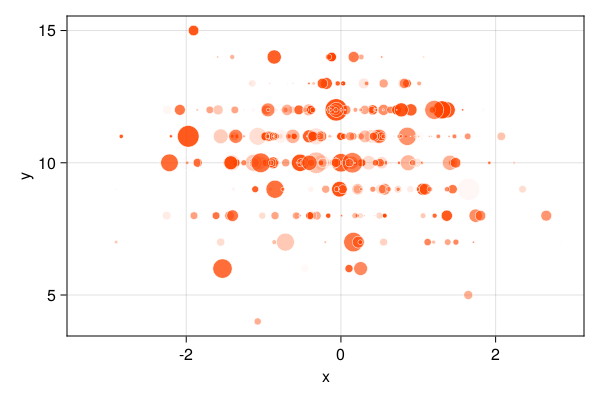

Generate this figure with Julia:
using CairoMakie, Distributions
using Random
Random.seed!(1234)
d = Normal()
b = Binomial(15, 0.7)
n = 350
scatter(rand(d,n), rand(b, n);
    markersize = 12*abs.(rand(d, n)),
    color = tuple.(:orangered, rand(n)),
    strokewidth = 0.5,
    strokecolor = :white,
    axis = (;
        xlabel = "x", ylabel = "y"),
    figure = (;
        resolution = (600,400))
    );
